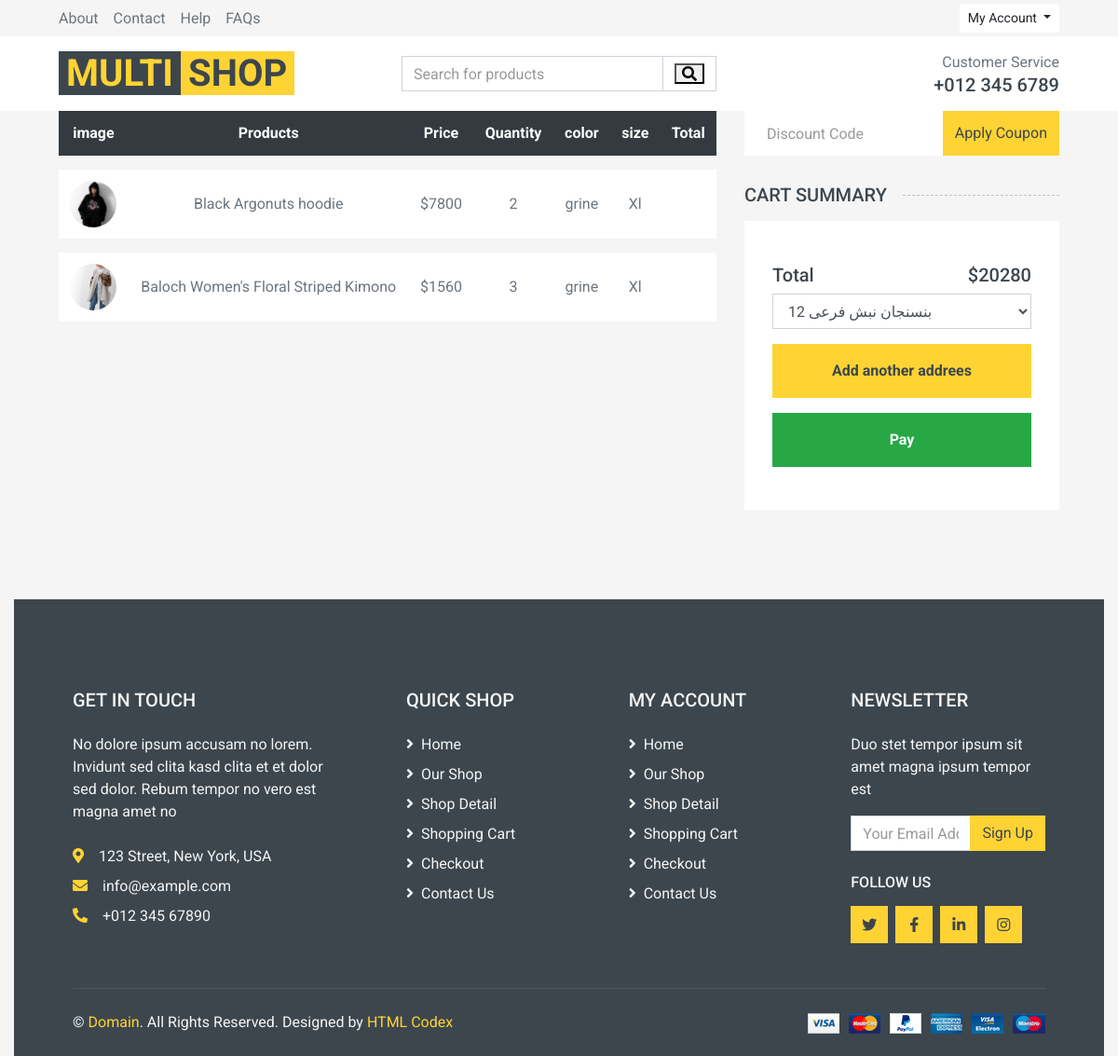
/cart/order/16 (signed in), run on the app's committed database.
### cart/models.py (models this page shows, shortened)
class OrderItem(models.Model):
    order = models.ForeignKey(Order, on_delete=models.CASCADE, related_name='items')
    product = models.ForeignKey(Product, on_delete=models.CASCADE, related_name='items')
    size = models.CharField(max_length=12)
    color = models.CharField(max_length=12)
    quantity = models.SmallIntegerField(default=0)
    price = models.PositiveIntegerField()

class Order(models.Model):
    user = models.ForeignKey(User, on_delete=models.CASCADE, related_name='orders')
    total_price = models.IntegerField(default=0)
    created_at = models.DateTimeField(auto_now_add=True)
    is_paid = models.BooleanField(default=False)
    address = models.TextField(blank=True, null=True)

### product/models.py (models this page shows, shortened)
class Product(models.Model):
    featured = models.BooleanField(default=False)
    title = models.CharField(max_length=100, blank=True, null=True)
    category = models.ManyToManyField(Category, null=True, blank=True)
    description = models.TextField(null=True, blank=True)
    price = models.IntegerField(null=True, blank=True)
    discount = models.SmallIntegerField(null=True, blank=True)
    image = models.ImageField(null=True)
    size = models.ManyToManyField(Size, related_name="products", null=True, blank=True)
    color = models.ManyToManyField(Color, related_name="color", blank=True, null=True)
    status = models.BooleanField(null=True, default=True)
    created_at = models.DateTimeField(auto_now_add=True, blank=True, null=True)

### cart/views.py (the view)
# urls.py: path("order/<int:pk>", views.OrderDetailView.as_view(), name='order_detail'),
class OrderDetailView(LoginRequiredMixin, View):
    def get(self, request, pk):
        order = get_object_or_404(Order, id=pk)
        return render(request, 'cart/order_detail.html', {'order': order})

### account/models.py (called while the page is built)
    def __str__(self):
        return self.address

### context_processrs/context_procssers.py (called while the page is built)
def number_product_user(request):
    order = OrderItem.objects.all()
    return {'number_product': order}

def featured_category(request):
    category = Category.objects.filter(featured=True).order_by('-created_at')[:3]
    return {"fc": category}

def featured_product_list(request):
    featured = Product.objects.filter(featured=True)
    return {"fp": featured}

def recent_product(request):
    recent_product_list = Product.objects.filter(status=True).order_by('-created_at')[:15]
    return {"rp": recent_product_list}

def featured_product(request):
    featured = Product.objects.filter(featured=True).order_by('-created_at')
    return {"fp_s": featured}

### cart/templates/cart/order_detail.html (shortened to what this page needs)
{% extends "base.html" %}
{% load static %}
{% block main %}
    <div class="container-fluid">
        <div class="row px-xl-5">
            <div class="col-lg-8 table-responsive mb-5">
                <table class="table table-light table-borderless table-hover text-center mb-0">
                    <thead class="thead-dark">
                    <tr>
                        <th>image</th>
                        <th>Products</th>
                        <th>Price</th>
                        <th>Quantity</th>
                        <th>color</th>
                        <th>size</th>
                        <th>Total</th>
                    </tr>
                    </thead>
                    <tbody class="align-middle">
                    {% for item in order.items.all %}
                        <tr>
                            <td class="align-middle"><img src="{{ item.product.image.url }}" alt=""
                                                          style="width: 50px;border-radius: 100%"></td>
                            <td class="align-middle">{{ item.product.title }}</td>
                            <td class="align-middle">${{ item.price }}</td>
                            <td class="align-middle">{{ item.quantity }}</td>
                            <td class="align-middle">{{ item.color }}</td>
                            <td class="align-middle">{{ item.size }}</td>
                            <td class="align-middle">{{ item.total }}</td>
                        </tr>
                    {% endfor %}
                    </tbody>
                </table>
            </div>
            <div class="col-lg-4">
                <form class="mb-30" method="post" action="{% url "cart:apply_discount" order.id %}">
                    <div class="input-group">
                        <input type="text" class="form-control border-0 p-4" name="discount_code"
                               placeholder="Discount Code">
                        <div class="input-group-append">
                            <button class="btn btn-primary">Apply Coupon</button>
                        </div>
                    </div>
                </form>
                <h5 class="section-title position-relative text-uppercase mb-3"><span class="bg-secondary pr-3">Cart Summary</span>
                </h5>
                <div class="bg-light p-30 mb-5">
                    <div class="pt-2">
                        <div class="d-flex justify-content-between mt-2">
                            <h5>Total</h5>
                            <h5>${{ order.total_price }}</h5>
                        </div>
                        <form method="post" action="{% url "cart:send_request" order.id %}">
                            {% if request.user.addresses.all %}
                                <select name="address" class="form-control" aria-label="Default select example">
                                    {% for address in request.user.addresses.all %}
                                        <option value="{{ address }}">{{ address }}</option>
                                    {% endfor %}
                                </select>
                                <a href="{% url "account:add_address" %}?next={% url "cart:order_detail" order.id %}"
                                   class="btn btn-block btn-primary font-weight-bold my-3 py-3">Add another addrees</a>
                                {% if request.user.addresses.all %}
                                    <button type="submit" class="btn btn-block btn-success font-weight-bold my-3 py-3">
                                        Pay
                                    </button>
                                {% endif %}
                            {% endif %}
                        </form>
                </div>
            </div>
        </div>
    </div>
{% endblock %}

### data on the page
OrderItem: product.image (picture), product "Black Argonuts hoodie", price "7800", quantity "2", color "grine", size "Xl"
OrderItem: product.image (picture), product "Baloch Women's Floral Striped Kimono", price "1560", quantity "3", color "grine", size "Xl"
Order: total_price "20280"

### other printed values
form field address "بنسنجان نبش فرعی 12"
